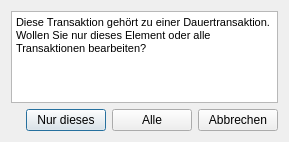
<?xml version="1.0" encoding="UTF-8"?>
<ui version="4.0">
 <class>allTransactionsMessage</class>
 <widget class="QDialog" name="allTransactionsMessage">
  <property name="geometry">
   <rect>
    <x>0</x>
    <y>0</y>
    <width>289</width>
    <height>142</height>
   </rect>
  </property>
  <property name="windowTitle">
   <string>Dauertransaktion</string>
  </property>
  <layout class="QGridLayout" name="gridLayout">
   <item row="1" column="0">
    <layout class="QHBoxLayout" name="horizontalLayout">
     <item>
      <spacer name="horizontalSpacer">
       <property name="orientation">
        <enum>Qt::Horizontal</enum>
       </property>
       <property name="sizeHint" stdset="0">
        <size>
         <width>40</width>
         <height>20</height>
        </size>
       </property>
      </spacer>
     </item>
     <item>
      <widget class="QPushButton" name="pushButtonOnlyThis">
       <property name="text">
        <string>Nur dieses</string>
       </property>
      </widget>
     </item>
     <item>
      <widget class="QPushButton" name="pushButtonAll">
       <property name="text">
        <string>Alle</string>
       </property>
      </widget>
     </item>
     <item>
      <widget class="QPushButton" name="pushButtonCancel">
       <property name="text">
        <string>Abbrechen</string>
       </property>
      </widget>
     </item>
    </layout>
   </item>
   <item row="0" column="0">
    <widget class="QTextBrowser" name="textBrowser">
     <property name="html">
      <string>&lt;!DOCTYPE HTML PUBLIC &quot;-//W3C//DTD HTML 4.0//EN&quot; &quot;http://www.w3.org/TR/REC-html40/strict.dtd&quot;&gt;
&lt;html&gt;&lt;head&gt;&lt;meta name=&quot;qrichtext&quot; content=&quot;1&quot; /&gt;&lt;style type=&quot;text/css&quot;&gt;
p, li { white-space: pre-wrap; }
&lt;/style&gt;&lt;/head&gt;&lt;body style=&quot; font-family:'MS Shell Dlg 2'; font-size:8.25pt; font-weight:400; font-style:normal;&quot;&gt;
&lt;p style=&quot; margin-top:0px; margin-bottom:0px; margin-left:0px; margin-right:0px; -qt-block-indent:0; text-indent:0px;&quot;&gt;&lt;span style=&quot; font-size:8pt;&quot;&gt;Diese Transaktion gehört zu einer Dauertransaktion. Wollen Sie nur dieses Element oder alle Transaktionen bearbeiten?&lt;/span&gt;&lt;/p&gt;&lt;/body&gt;&lt;/html&gt;</string>
     </property>
    </widget>
   </item>
  </layout>
 </widget>
 <resources/>
 <connections/>
</ui>
